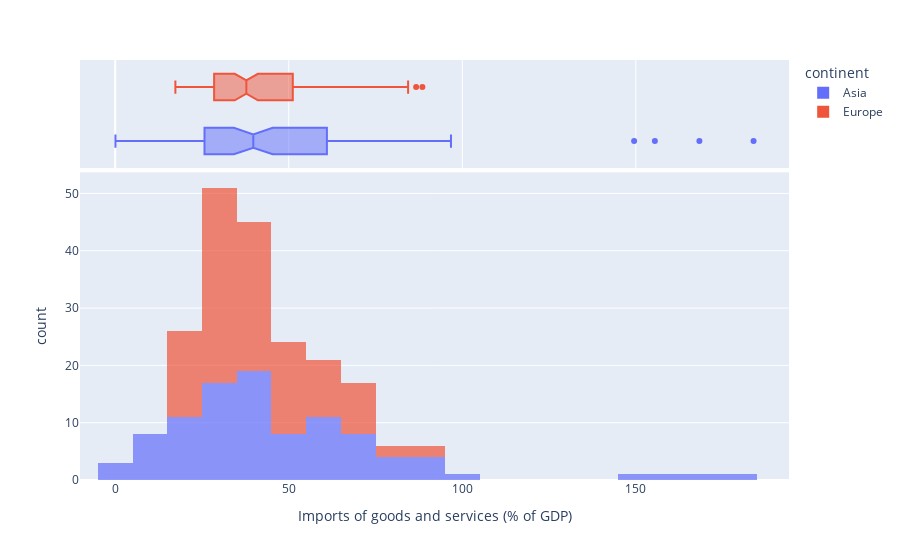

Notebook cell for this chart:
### Code cell
# Create a dataframe with the imports data for Europe and Asia
df_imports = df_after1990[df_after1990['continent'].isin(['Europe', 'Asia'])]

# Create a histogram of the imports data by continent
fig = px.histogram(df_imports, x='Imports of goods and services (% of GDP)', 
                   color='continent', marginal='box',
                   nbins=20, opacity=0.7)

# Show the plot
fig.show()

### Figure 1 — Plotly figure (JSON) as saved in the notebook; plotly's stock layout.template omitted (floating-point values rounded to 4 significant figures)
{"data": [{"alignmentgroup": "True", "bingroup": "x", "hovertemplate": "continent=Asia<br>Imports of goods and services (% of GDP)=%{x}<br>count=%{y}<extra></extra>", "legendgroup": "Asia", "marker": {"color": "#636efa", "opacity": 0.7, "pattern": {"shape": ""}}, "name": "Asia", "nbinsx": 20, "offsetgroup": "Asia", "orientation": "v", "showlegend": true, "type": "histogram", "x": [65.29, 58.35, 96.74, 69.51, 58.39, 58.11, 12.35, 15.81, 16.56, 22.95, 45.32, 64.27, 72.94, 14.49, 15.04, 20.1, 26.72, 9.425, 11.72, 14.98, 25.15, 27.12, 28.13, 26.39, 25.39, 1.339, 42.34, 49.19, 28.19, 44.34, 32.59, 35.7, 41.07, 7.643, 9.492, 9.667, 15.6, 81.41, 71.58, 66.63, 91.76, 54.22, 39.59, 36.61, 28.32, 75.86, 47.55, 34.94, 63.06, 74.63, 92.38, 91.05, 86.3, 36.36, 47.33, 67.79, 58.27, 0.2254, 0.07951, 25.74, 37.71, 28.49, 31.72, 35.55, 38.59, 27.92, 39.99, 20.53, 20.77, 15.31, 19.78, 34.03, 59.29, 55.69, 43.36, 36.19, 26.18, 23.78, 34.93, 149.5, 155.5, 168.3, 183.9, 41.03, 43.6, 41.42, 39.49, 40.98, 46.81, 54.32, 61.0, 38.83, 51.24, 57.25, 84.09, 73.04, 62.82, 77.81], "xaxis": "x", "yaxis": "y"}, {"alignmentgroup": "True", "hovertemplate": "continent=Asia<br>Imports of goods and services (% of GDP)=%{x}<extra></extra>", "legendgroup": "Asia", "marker": {"color": "#636efa"}, "name": "Asia", "notched": true, "offsetgroup": "Asia", "showlegend": false, "type": "box", "x": [65.29, 58.35, 96.74, 69.51, 58.39, 58.11, 12.35, 15.81, 16.56, 22.95, 45.32, 64.27, 72.94, 14.49, 15.04, 20.1, 26.72, 9.425, 11.72, 14.98, 25.15, 27.12, 28.13, 26.39, 25.39, 1.339, 42.34, 49.19, 28.19, 44.34, 32.59, 35.7, 41.07, 7.643, 9.492, 9.667, 15.6, 81.41, 71.58, 66.63, 91.76, 54.22, 39.59, 36.61, 28.32, 75.86, 47.55, 34.94, 63.06, 74.63, 92.38, 91.05, 86.3, 36.36, 47.33, 67.79, 58.27, 0.2254, 0.07951, 25.74, 37.71, 28.49, 31.72, 35.55, 38.59, 27.92, 39.99, 20.53, 20.77, 15.31, 19.78, 34.03, 59.29, 55.69, 43.36, 36.19, 26.18, 23.78, 34.93, 149.5, 155.5, 168.3, 183.9, 41.03, 43.6, 41.42, 39.49, 40.98, 46.81, 54.32, 61.0, 38.83, 51.24, 57.25, 84.09, 73.04, 62.82, 77.81], "xaxis": "x2", "yaxis": "y2"}, {"alignmentgroup": "True", "bingroup": "x", "hovertemplate": "continent=Europe<br>Imports of goods and services (% of GDP)=%{x}<br>count=%{y}<extra></extra>", "legendgroup": "Europe", "marker": {"color": "#EF553B", "opacity": 0.7, "pattern": {"shape": ""}}, "name": "Europe", "nbinsx": 20, "offsetgroup": "Europe", "orientation": "v", "showlegend": true, "type": "histogram", "x": [88.51, 34.19, 44.34, 54.79, 34.53, 37.88, 41.65, 48.33, 56.02, 60.47, 64.81, 73.67, 72.8, 70.93, 56.46, 52.94, 37.28, 41.73, 70.65, 44.23, 45.55, 46.27, 39.0, 44.74, 46.52, 64.1, 30.11, 33.45, 38.89, 48.5, 24.68, 30.46, 30.2, 39.18, 20.51, 22.34, 25.38, 28.42, 22.79, 24.21, 28.2, 36.36, 23.94, 23.05, 30.24, 35.0, 27.85, 46.99, 60.12, 77.62, 29.73, 34.95, 34.51, 42.54, 51.09, 65.18, 73.3, 72.48, 17.49, 20.48, 23.73, 27.79, 59.88, 86.7, 48.78, 54.2, 53.96, 61.45, 30.53, 32.51, 27.25, 29.89, 19.95, 27.11, 32.17, 42.1, 31.85, 35.14, 35.22, 38.65, 36.2, 34.75, 40.82, 43.45, 29.88, 38.73, 52.66, 69.73, 64.47, 64.71, 84.4, 48.73, 51.17, 68.89, 19.75, 25.54, 28.51, 31.7, 25.0, 33.1, 35.77, 41.28, 37.69, 42.12, 42.26, 50.27, 17.35, 30.39, 23.58, 27.48, 22.86, 25.1, 26.69, 27.47], "xaxis": "x", "yaxis": "y"}, {"alignmentgroup": "True", "hovertemplate": "continent=Europe<br>Imports of goods and services (% of GDP)=%{x}<extra></extra>", "legendgroup": "Europe", "marker": {"color": "#EF553B"}, "name": "Europe", "notched": true, "offsetgroup": "Europe", "showlegend": false, "type": "box", "x": [88.51, 34.19, 44.34, 54.79, 34.53, 37.88, 41.65, 48.33, 56.02, 60.47, 64.81, 73.67, 72.8, 70.93, 56.46, 52.94, 37.28, 41.73, 70.65, 44.23, 45.55, 46.27, 39.0, 44.74, 46.52, 64.1, 30.11, 33.45, 38.89, 48.5, 24.68, 30.46, 30.2, 39.18, 20.51, 22.34, 25.38, 28.42, 22.79, 24.21, 28.2, 36.36, 23.94, 23.05, 30.24, 35.0, 27.85, 46.99, 60.12, 77.62, 29.73, 34.95, 34.51, 42.54, 51.09, 65.18, 73.3, 72.48, 17.49, 20.48, 23.73, 27.79, 59.88, 86.7, 48.78, 54.2, 53.96, 61.45, 30.53, 32.51, 27.25, 29.89, 19.95, 27.11, 32.17, 42.1, 31.85, 35.14, 35.22, 38.65, 36.2, 34.75, 40.82, 43.45, 29.88, 38.73, 52.66, 69.73, 64.47, 64.71, 84.4, 48.73, 51.17, 68.89, 19.75, 25.54, 28.51, 31.7, 25.0, 33.1, 35.77, 41.28, 37.69, 42.12, 42.26, 50.27, 17.35, 30.39, 23.58, 27.48, 22.86, 25.1, 26.69, 27.47], "xaxis": "x2", "yaxis": "y2"}], "layout": {"barmode": "relative", "legend": {"title": {"text": "continent"}, "tracegroupgap": 0}, "margin": {"t": 60}, "xaxis": {"anchor": "y", "domain": [0, 1], "title": {"text": "Imports of goods and services (% of GDP)"}}, "xaxis2": {"anchor": "y2", "domain": [0, 1], "matches": "x", "showgrid": true, "showticklabels": false}, "yaxis": {"anchor": "x", "domain": [0, 0.7326], "title": {"text": "count"}}, "yaxis2": {"anchor": "x2", "domain": [0.7426, 1], "matches": "y2", "showgrid": false, "showline": false, "showticklabels": false, "ticks": ""}}}
